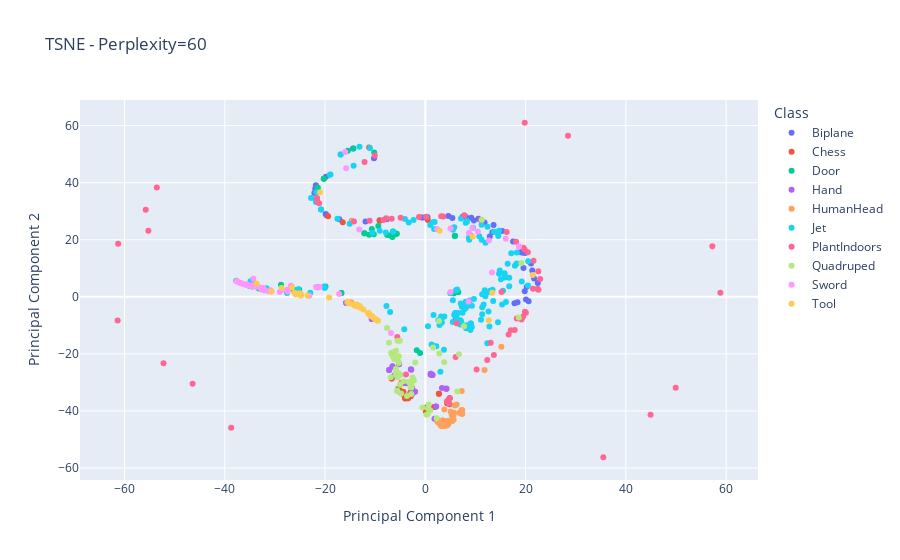

The cell this chart's notebook holds for it:
### Code cell
perplexity = 60
X_embedded = TSNE(n_components=2, learning_rate='auto',init='random', perplexity=perplexity).fit_transform(X)
tsne_df = pd.DataFrame(data=X_embedded, columns=['PCA1', 'PCA2'])
tsne_df['Class'] = Y['class']  # Add the class labels
subs = ["PlantIndoors","HumanHead","Chess","Sword","Biplane","Hand","Quadruped","Tool","Door","Jet"]
tsne_df['Name']=Y["mesh_name"]

plot_data2(tsne_df,"PCA1","PCA2",subset=subs, title=f"TSNE - Perplexity={perplexity}",html_filename="plot_tsne_selected_perplexity_60.html")

### Figure 1 — Plotly figure (JSON) as saved in the notebook; plotly's stock layout.template omitted (floating-point values rounded to 4 significant figures; data arrays with more than 128 entries replaced by an {"elided": "..."} marker saying what was removed)
{"data": [{"customdata": [["Biplane", "D00069.obj"], ["Biplane", "D00132.obj"], ["Biplane", "D00178.obj"], ["Biplane", "D00199.obj"], ["Biplane", "D00246.obj"], ["Biplane", "D00276.obj"], ["Biplane", "D00277.obj"], ["Biplane", "D00320.obj"], ["Biplane", "D00373.obj"], ["Biplane", "D00410.obj"], ["Biplane", "D00490.obj"], ["Biplane", "D00515.obj"], ["Biplane", "D00601.obj"], ["Biplane", "D00616.obj"], ["Biplane", "D00632.obj"], ["Biplane", "D00634.obj"], ["Biplane", "D00666.obj"], ["Biplane", "D00854.obj"], ["Biplane", "D00890.obj"], ["Biplane", "D00900.obj"], ["Biplane", "m1118.obj"], ["Biplane", "m1119.obj"], ["Biplane", "m1120.obj"], ["Biplane", "m1121.obj"], ["Biplane", "m1122.obj"], ["Biplane", "m1123.obj"], ["Biplane", "m1124.obj"], ["Biplane", "m1126.obj"], ["Biplane", "m1127.obj"], ["Biplane", "m1128.obj"], ["Biplane", "m1129.obj"], ["Biplane", "m1131.obj"], ["Biplane", "m1132.obj"], ["Biplane", "m1133.obj"], ["Biplane", "m1134.obj"], ["Biplane", "m1135.obj"], ["Biplane", "m1136.obj"], ["Biplane", "m1137.obj"], ["Biplane", "m1138.obj"], ["Biplane", "m1139.obj"], ["Biplane", "m1141.obj"], ["Biplane", "m1143.obj"], ["Biplane", "m1144.obj"], ["Biplane", "m1146.obj"]], "hovertemplate": "Class=%{customdata[0]}<br>Principal Component 1=%{x}<br>Principal Component 2=%{y}<br>Name=%{customdata[1]}<extra></extra>", "legendgroup": "Biplane", "marker": {"color": "#636efa", "symbol": "circle"}, "mode": "markers", "name": "Biplane", "orientation": "v", "showlegend": true, "type": "scatter", "x": [-10.23, 13.38, 11.81, 8.119, -21.95, 20.6, 0.429, 9.161, 20.23, 19.58, -7.674, 21.08, 22.44, 9.685, 20.08, 4.607, 17.79, -17.14, -14.41, -0.3306, -21.72, 19.94, -21.82, -22.13, 7.443, 19.44, -19.87, 21.34, 18.39, 18.99, 17.52, 19.83, -9.125, 21.7, 12.86, 5.401, 15.34, -19.7, 13.62, -11.92, 10.58, -19.82, -0.7792, 5.986], "xaxis": "x", "y": [48.56, 22.6, 26.08, 27.97, 37.87, -1.59, 28.01, 27.68, 3.496, 10.1, 27.18, 11.64, 4.794, 26.75, -0.9664, 28.29, -2.261, 27.18, 51.99, 27.79, 34.14, 15.34, 39.08, 36.42, 28.09, 15.45, 29.0, 9.204, -1.874, 15.68, 19.39, 1.94, 26.84, 6.407, 21.13, 27.62, 23.1, 28.55, 25.14, 26.43, 27.39, 42.05, 27.79, -8.28], "yaxis": "y"}, {"customdata": [["Chess", "D01017.obj"], ["Chess", "D01019.obj"], ["Chess", "D01021.obj"], ["Chess", "D01043.obj"], ["Chess", "D01045.obj"], ["Chess", "D01049.obj"], ["Chess", "D01053.obj"], ["Chess", "D01080.obj"], ["Chess", "D01081.obj"], ["Chess", "D01099.obj"], ["Chess", "D01105.obj"], ["Chess", "D01112.obj"], ["Chess", "D01123.obj"], ["Chess", "D01126.obj"], ["Chess", "D01130.obj"], ["Chess", "D01138.obj"], ["Chess", "D01145.obj"], ["Chess", "D01171.obj"], ["Chess", "D01186.obj"], ["Chess", "D01188.obj"], ["Chess", "m1589.obj"], ["Chess", "m1591.obj"], ["Chess", "m1593.obj"], ["Chess", "m1595.obj"], ["Chess", "m1596.obj"], ["Chess", "m1598.obj"], ["Chess", "m1599.obj"], ["Chess", "m1600.obj"], ["Chess", "m1601.obj"], ["Chess", "m1602.obj"], ["Chess", "m1603.obj"], ["Chess", "m1604.obj"], ["Chess", "m1605.obj"], ["Chess", "m1606.obj"], ["Chess", "m1607.obj"], ["Chess", "m1608.obj"], ["Chess", "m1609.obj"], ["Chess", "m1610.obj"], ["Chess", "m1611.obj"], ["Chess", "m1612.obj"], ["Chess", "m1613.obj"], ["Chess", "m1614.obj"]], "hovertemplate": "Class=%{customdata[0]}<br>Principal Component 1=%{x}<br>Principal Component 2=%{y}<br>Name=%{customdata[1]}<extra></extra>", "legendgroup": "Chess", "marker": {"color": "#EF553B", "symbol": "circle"}, "mode": "markers", "name": "Chess", "orientation": "v", "showlegend": true, "type": "scatter", "x": [0.1032, -3.814, -3.995, -6.699, -4.424, -4.873, 2.303, -2.935, 2.708, 1.767, -3.454, -2.946, -5.191, 0.03921, -4.151, -3.404, -5.143, 4.344, 0.2121, 4.834, -9.079, -11.2, 0.4978, -19.38, -16.47, -2.946, -2.934, -3.674, 2.708, -4.377, -6.699, -4.951, 2.305, 1.848, 0.03899, 4.864, 0.2535, 4.856, -4.037, -4.01, -3.454, -5.39], "xaxis": "x", "y": [-40.16, -34.81, -35.65, -28.66, -33.32, -33.56, -43.09, -34.83, -34.01, -38.61, -35.59, -33.67, -32.64, -38.86, -34.81, -35.29, -32.72, -37.35, -39.2, -35.59, 26.7, 52.32, 26.94, 28.21, 26.11, -33.67, -34.83, -34.97, -34.01, -33.38, -28.66, -33.46, -43.09, -38.63, -38.86, -35.61, -39.22, -37.69, -35.61, -35.0, -35.59, -32.28], "yaxis": "y"}, {"customdata": [["Door", "D01005.obj"], ["Door", "D01029.obj"], ["Door", "D01052.obj"], ["Door", "D01058.obj"], ["Door", "D01062.obj"], ["Door", "D01076.obj"], ["Door", "D01104.obj"], ["Door", "D01114.obj"], ["Door", "D01121.obj"], ["Door", "D01129.obj"], ["Door", "D01136.obj"], ["Door", "D01139.obj"], ["Door", "D01141.obj"], ["Door", "D01143.obj"], ["Door", "D01144.obj"], ["Door", "D01155.obj"], ["Door", "D01158.obj"], ["Door", "D01167.obj"], ["Door", "D01177.obj"], ["Door", "D01194.obj"], ["Door", "m1707.obj"], ["Door", "m1708.obj"], ["Door", "m1710.obj"], ["Door", "m1711.obj"], ["Door", "m1712.obj"], ["Door", "m1713.obj"], ["Door", "m1714.obj"], ["Door", "m1715.obj"], ["Door", "m1716.obj"], ["Door", "m1717.obj"], ["Door", "m1718.obj"], ["Door", "m1720.obj"], ["Door", "m1721.obj"], ["Door", "m1722.obj"], ["Door", "m1723.obj"], ["Door", "m1724.obj"], ["Door", "m1725.obj"], ["Door", "m1726.obj"], ["Door", "m1727.obj"], ["Door", "m1728.obj"], ["Door", "m1729.obj"], ["Door", "m1730.obj"], ["Door", "m1731.obj"], ["Door", "m1732.obj"]], "hovertemplate": "Class=%{customdata[0]}<br>Principal Component 1=%{x}<br>Principal Component 2=%{y}<br>Name=%{customdata[1]}<extra></extra>", "legendgroup": "Door", "marker": {"color": "#00cc96", "symbol": "circle"}, "mode": "markers", "name": "Door", "orientation": "v", "showlegend": true, "type": "scatter", "x": [-12.14, 5.711, -1.04, -6.25, -6.558, -5.975, -34.38, 6.588, -28.78, -15.45, -34.61, -10.19, 5.868, -7.604, -26.25, -21.46, -16.74, -25.58, -25.15, -37.7, 5.683, -10.27, -11.21, -26.82, -5.666, -12.14, -34.66, -1.707, 5.941, -6.369, -14.34, -35.15, -16.74, 6.462, -26.7, -6.982, -19.9, -21.46, -9.374, -33.2, -20.25, -20.25, -6.461, -10.67], "xaxis": "x", "y": [22.32, 1.238, -19.66, 22.45, 20.97, 21.89, 5.542, 1.62, 4.197, 51.24, 3.61, 50.58, 21.35, 21.62, 2.451, 38.23, 1.319, 2.218, 2.534, 5.593, 1.216, 21.96, 21.72, 3.175, 22.09, 22.32, 5.42, -18.77, 21.39, 22.83, 52.03, 3.87, 1.319, 1.69, 3.552, 21.47, 3.575, 38.23, 24.85, 2.879, 41.38, 41.38, 22.93, 23.8], "yaxis": "y"}, {"customdata": [["Hand", "D01006.obj"], ["Hand", "D01020.obj"], ["Hand", "D01022.obj"], ["Hand", "D01024.obj"], ["Hand", "D01041.obj"], ["Hand", "D01060.obj"], ["Hand", "D01074.obj"], ["Hand", "D01093.obj"], ["Hand", "D01097.obj"], ["Hand", "D01106.obj"], ["Hand", "D01117.obj"], ["Hand", "D01118.obj"], ["Hand", "D01153.obj"], ["Hand", "D01162.obj"], ["Hand", "D01170.obj"], ["Hand", "D01172.obj"], ["Hand", "D01193.obj"], ["Hand", "D01197.obj"], ["Hand", "D01198.obj"], ["Hand", "D01200.obj"], ["Hand", "m323.obj"], ["Hand", "m324.obj"], ["Hand", "m325.obj"], ["Hand", "m326.obj"], ["Hand", "m327.obj"], ["Hand", "m328.obj"], ["Hand", "m329.obj"], ["Hand", "m330.obj"], ["Hand", "m331.obj"], ["Hand", "m332.obj"], ["Hand", "m333.obj"], ["Hand", "m334.obj"], ["Hand", "m335.obj"], ["Hand", "m336.obj"], ["Hand", "m337.obj"], ["Hand", "m338.obj"], ["Hand", "m339.obj"]], "hovertemplate": "Class=%{customdata[0]}<br>Principal Component 1=%{x}<br>Principal Component 2=%{y}<br>Name=%{customdata[1]}<extra></extra>", "legendgroup": "Hand", "marker": {"color": "#ab63fa", "symbol": "circle"}, "mode": "markers", "name": "Hand", "orientation": "v", "showlegend": true, "type": "scatter", "x": [2.14, 3.326, -2.627, -2.887, 1.424, 1.099, -2.04, 1.06, -4.53, -15.8, -6.18, -3.868, -6.538, 3.94, -5.233, -7.203, -2.653, 4.2, -10.68, 4.202, -7.205, -6.538, 1.424, 1.099, -2.62, -6.18, -4.529, -2.766, -2.117, 3.936, 1.841, -2.798, 2.14, -3.793, -10.68, -5.214, -15.8], "xaxis": "x", "y": [-38.44, -31.94, -32.01, -25.42, -27.43, -26.97, -33.32, -27.36, -30.31, -2.103, -27.71, -30.15, -24.4, -43.8, -23.57, -25.71, -33.91, -32.14, -7.75, -32.34, -25.68, -24.39, -27.43, -26.97, -33.95, -27.72, -30.31, -31.95, -33.25, -43.81, -42.8, -25.59, -38.44, -30.29, -7.75, -23.64, -2.103], "yaxis": "y"}, {"customdata": [["HumanHead", "D00013.obj"], ["HumanHead", "D00061.obj"], ["HumanHead", "D00072.obj"], ["HumanHead", "D00106.obj"], ["HumanHead", "D00131.obj"], ["HumanHead", "D00205.obj"], ["HumanHead", "D00313.obj"], ["HumanHead", "D00434.obj"], ["HumanHead", "D00487.obj"], ["HumanHead", "D00488.obj"], ["HumanHead", "D00566.obj"], ["HumanHead", "D00578.obj"], ["HumanHead", "D00591.obj"], ["HumanHead", "D00610.obj"], ["HumanHead", "D00629.obj"], ["HumanHead", "D00653.obj"], ["HumanHead", "D00690.obj"], ["HumanHead", "D00758.obj"], ["HumanHead", "D00910.obj"], ["HumanHead", "D00984.obj"], ["HumanHead", "m340.obj"], ["HumanHead", "m341.obj"], ["HumanHead", "m342.obj"], ["HumanHead", "m343.obj"], ["HumanHead", "m344.obj"], ["HumanHead", "m345.obj"], ["HumanHead", "m346.obj"], ["HumanHead", "m347.obj"], ["HumanHead", "m348.obj"], ["HumanHead", "m349.obj"], ["HumanHead", "m350.obj"], ["HumanHead", "m351.obj"], ["HumanHead", "m352.obj"], ["HumanHead", "m353.obj"], ["HumanHead", "m354.obj"], ["HumanHead", "m355.obj"], ["HumanHead", "m356.obj"], ["HumanHead", "m357.obj"], ["HumanHead", "m358.obj"], ["HumanHead", "m359.obj"], ["HumanHead", "m360.obj"], ["HumanHead", "m361.obj"], ["HumanHead", "m362.obj"], ["HumanHead", "m363.obj"], ["HumanHead", "m364.obj"], ["HumanHead", "m365.obj"], ["HumanHead", "m367.obj"], ["HumanHead", "m368.obj"], ["HumanHead", "m369.obj"], ["HumanHead", "m370.obj"]], "hovertemplate": "Class=%{customdata[0]}<br>Principal Component 1=%{x}<br>Principal Component 2=%{y}<br>Name=%{customdata[1]}<extra></extra>", "legendgroup": "HumanHead", "marker": {"color": "#FFA15A", "symbol": "circle"}, "mode": "markers", "name": "HumanHead", "orientation": "v", "showlegend": true, "type": "scatter", "x": [11.81, -14.79, 7.212, 7.264, 7.183, 6.797, 7.348, 4.488, 5.378, 7.353, 3.679, 7.162, 7.158, 5.467, 5.321, 5.727, 5.055, 5.617, 7.258, 6.247, 4.258, 3.1, -14.7, 3.2, 3.805, 15.17, 3.019, 5.921, 4.396, 5.655, 4.207, 3.488, 4.671, 3.975, 2.443, 2.658, 3.788, 3.956, 3.446, 3.123, 3.53, 3.229, 5.291, 3.488, 2.812, 3.143, 2.442, 3.619, 4.099, 4.394], "xaxis": "x", "y": [-25.71, -1.943, -40.21, -33.01, -40.9, -40.65, -41.07, -43.49, -43.57, -39.74, -44.88, -40.68, -40.68, -42.06, -43.33, -40.65, -40.31, -41.61, -39.73, -37.75, -44.29, -44.7, 26.68, -44.09, -39.51, -17.48, -44.51, -38.12, -45.01, -43.03, -44.15, -44.9, -44.44, -45.17, -43.5, -44.23, -45.21, -44.58, -43.31, -45.17, -45.09, -45.3, -41.56, -44.09, -44.13, -45.05, -43.82, -44.27, -45.12, -44.65], "yaxis": "y"}, {"customdata": {"elided": "143x2 str values"}, "hovertemplate": "Class=%{customdata[0]}<br>Principal Component 1=%{x}<br>Principal Component 2=%{y}<br>Name=%{customdata[1]}<extra></extra>", "legendgroup": "Jet", "marker": {"color": "#19d3f3", "symbol": "circle"}, "mode": "markers", "name": "Jet", "orientation": "v", "showlegend": true, "type": "scatter", "x": {"elided": "143 float values"}, "xaxis": "x", "y": {"elided": "143 float values"}, "yaxis": "y"}, {"customdata": {"elided": "65x2 str values"}, "hovertemplate": "Class=%{customdata[0]}<br>Principal Component 1=%{x}<br>Principal Component 2=%{y}<br>Name=%{customdata[1]}<extra></extra>", "legendgroup": "PlantIndoors", "marker": {"color": "#FF6692", "symbol": "circle"}, "mode": "markers", "name": "PlantIndoors", "orientation": "v", "showlegend": true, "type": "scatter", "x": [-38.71, 35.5, 22.54, 12.36, 57.25, 44.93, 19.83, -46.41, 28.47, 49.94, -55.23, 0.1726, -53.55, 58.85, -55.76, -61.26, 13.04, 19.28, -61.36, -52.21, 13.68, 16.61, -21.6, -1.258, 22.91, 18.23, 19.57, -7.823, 21.59, 3.585, -10.07, 21.48, 7.786, -11.1, -21.19, -12.11, 15.2, -8.362, 19.87, -4.928, 6.241, 11.11, 20.45, 16.24, 19.51, 19.83, -14.22, 10.23, 17.04, 22.38, -4.755, 6.045, 18.11, -6.699, -21.55, 17.84, 19.17, 20.07, -5.59, 4.748, 4.787, 3.168, 22.57, -3.856, 4.305], "xaxis": "x", "y": [-45.94, -56.26, 8.911, -22.12, 17.69, -41.33, 61.02, -30.45, 56.49, -31.87, 23.12, 28.02, 38.33, 1.437, 30.55, 18.6, -16.13, -7.531, -8.338, -23.32, -20.43, -13.21, 34.66, 27.95, 6.268, -7.618, 17.16, 27.53, 12.6, 28.11, 49.55, 2.79, 28.59, 26.63, 32.79, 47.25, 1.684, 26.96, -5.206, 27.7, -9.244, 26.94, 15.6, 22.7, -6.916, 16.62, 26.36, -25.48, -11.71, 2.808, -30.15, -21.07, 19.27, 27.33, 33.55, -11.64, -7.955, -5.629, -14.1, -37.44, -35.72, 28.24, 2.496, -27.21, -36.58], "yaxis": "y"}, {"customdata": [["Quadruped", "D00111.obj"], ["Quadruped", "D00150.obj"], ["Quadruped", "D00218.obj"], ["Quadruped", "D00226.obj"], ["Quadruped", "D00261.obj"], ["Quadruped", "D00326.obj"], ["Quadruped", "D00380.obj"], ["Quadruped", "D00409.obj"], ["Quadruped", "D00508.obj"], ["Quadruped", "D00509.obj"], ["Quadruped", "D00583.obj"], ["Quadruped", "D00663.obj"], ["Quadruped", "D00700.obj"], ["Quadruped", "D00757.obj"], ["Quadruped", "D00794.obj"], ["Quadruped", "D00795.obj"], ["Quadruped", "D00831.obj"], ["Quadruped", "D00841.obj"], ["Quadruped", "D00867.obj"], ["Quadruped", "D00934.obj"], ["Quadruped", "m100.obj"], ["Quadruped", "m101.obj"], ["Quadruped", "m102.obj"], ["Quadruped", "m103.obj"], ["Quadruped", "m104.obj"], ["Quadruped", "m105.obj"], ["Quadruped", "m106.obj"], ["Quadruped", "m107.obj"], ["Quadruped", "m108.obj"], ["Quadruped", "m109.obj"], ["Quadruped", "m110.obj"], ["Quadruped", "m111.obj"], ["Quadruped", "m112.obj"], ["Quadruped", "m273.obj"], ["Quadruped", "m274.obj"], ["Quadruped", "m275.obj"], ["Quadruped", "m276.obj"], ["Quadruped", "m277.obj"], ["Quadruped", "m278.obj"], ["Quadruped", "m279.obj"], ["Quadruped", "m280.obj"], ["Quadruped", "m281.obj"], ["Quadruped", "m282.obj"], ["Quadruped", "m86.obj"], ["Quadruped", "m87.obj"], ["Quadruped", "m88.obj"], ["Quadruped", "m89.obj"], ["Quadruped", "m90.obj"], ["Quadruped", "m91.obj"], ["Quadruped", "m92.obj"], ["Quadruped", "m93.obj"], ["Quadruped", "m95.obj"], ["Quadruped", "m96.obj"], ["Quadruped", "m97.obj"], ["Quadruped", "m98.obj"], ["Quadruped", "m99.obj"]], "hovertemplate": "Class=%{customdata[0]}<br>Principal Component 1=%{x}<br>Principal Component 2=%{y}<br>Name=%{customdata[1]}<extra></extra>", "legendgroup": "Quadruped", "marker": {"color": "#B6E880", "symbol": "circle"}, "mode": "markers", "name": "Quadruped", "orientation": "v", "showlegend": true, "type": "scatter", "x": [-4.816, 18.65, -6.895, -5.575, -5.628, -6.169, -5.926, -6.848, -5.807, -7.644, -2.018, -5.066, -6.339, -2.79, -7.231, 2.793, -2.779, -5.266, -2.537, -2.748, 0.4515, 11.28, 0.2496, 1.543, -5.845, -5.713, -5.495, -6.175, -6.611, 6.367, 1.002, -0.567, 2.266, -5.273, -4.354, -5.951, -15.26, -5.044, 2.743, 19.16, -5.531, -6.335, 0.657, 7.723, -2.278, -5.793, 3.775, 0.5242, -2.99, -3.296, 6.713, -5.341, -6.462, -4.98, -5.507, -3.662], "xaxis": "x", "y": [-33.94, -7.277, -28.21, -33.08, -32.82, -21.54, -26.75, -19.67, -18.89, -10.95, -23.03, -15.41, -19.35, -34.09, -16.1, -19.92, -31.77, -20.86, -28.31, -30.67, -41.18, 27.02, -41.34, -17.76, -25.21, -26.89, -22.41, -21.78, -20.09, -33.23, -39.86, -38.78, -42.63, -23.2, -29.65, -21.19, -2.291, -30.8, -8.486, 11.81, -15.43, -19.97, -37.72, -10.35, -29.33, -27.35, -22.97, -39.05, -31.48, -29.85, -20.19, -26.81, -20.97, -27.3, -28.23, -34.78], "yaxis": "y"}, {"customdata": [["Sword", "D00066.obj"], ["Sword", "D00071.obj"], ["Sword", "D00133.obj"], ["Sword", "D00149.obj"], ["Sword", "D00162.obj"], ["Sword", "D00177.obj"], ["Sword", "D00195.obj"], ["Sword", "D00249.obj"], ["Sword", "D00356.obj"], ["Sword", "D00484.obj"], ["Sword", "D00513.obj"], ["Sword", "D00540.obj"], ["Sword", "D00635.obj"], ["Sword", "D00712.obj"], ["Sword", "D00807.obj"], ["Sword", "D00812.obj"], ["Sword", "D00906.obj"], ["Sword", "D00916.obj"], ["Sword", "D00992.obj"], ["Sword", "m687.obj"], ["Sword", "m688.obj"], ["Sword", "m689.obj"], ["Sword", "m690.obj"], ["Sword", "m691.obj"], ["Sword", "m692.obj"], ["Sword", "m693.obj"], ["Sword", "m694.obj"], ["Sword", "m695.obj"], ["Sword", "m696.obj"], ["Sword", "m697.obj"], ["Sword", "m698.obj"], ["Sword", "m699.obj"], ["Sword", "m700.obj"], ["Sword", "m701.obj"], ["Sword", "m702.obj"], ["Sword", "m703.obj"], ["Sword", "m704.obj"], ["Sword", "m705.obj"], ["Sword", "m707.obj"], ["Sword", "m709.obj"], ["Sword", "m710.obj"], ["Sword", "m711.obj"], ["Sword", "m712.obj"], ["Sword", "m713.obj"], ["Sword", "m714.obj"], ["Sword", "m715.obj"], ["Sword", "m716.obj"], ["Sword", "m717.obj"], ["Sword", "m718.obj"], ["Sword", "m719.obj"], ["Sword", "m720.obj"], ["Sword", "m721.obj"]], "hovertemplate": "Class=%{customdata[0]}<br>Principal Component 1=%{x}<br>Principal Component 2=%{y}<br>Name=%{customdata[1]}<extra></extra>", "legendgroup": "Sword", "marker": {"color": "#FF97FF", "symbol": "circle"}, "mode": "markers", "name": "Sword", "orientation": "v", "showlegend": true, "type": "scatter", "x": [-13.19, 5.034, 8.702, -30.67, -35.54, 13.3, -15.79, -21.81, 16.04, -33.01, -26.82, -35.0, -27.44, -33.85, -36.44, -35.47, 12.68, -36.93, 9.382, -31.22, 8.623, -17.2, 5.035, -32.3, -35.57, -35.35, -27.57, 10.48, 18.68, -37.61, -28.62, -29.03, -32.65, -37.08, -34.46, -36.4, -35.56, -21.1, -32.54, -32.93, 2.346, -30.88, -35.91, -34.69, -37.61, 18.68, -34.19, -15.98, -34.31, -6.85, -32.03, -23.15], "xaxis": "x", "y": [23.55, 1.681, 22.4, 1.871, 4.301, 8.546, 45.04, 3.454, 20.32, 3.217, 3.828, 3.864, 1.87, 3.556, 4.57, 4.12, 19.7, 4.872, 24.15, 1.934, -1.658, 0.9777, 23.94, 2.98, 4.169, 4.02, 2.462, 22.88, 17.59, 5.462, 2.415, 1.672, 2.584, 4.998, 4.086, 4.552, 4.134, 3.448, 3.052, 3.198, 23.79, 2.256, 4.352, 3.737, 5.462, 17.59, 3.686, 50.79, 6.327, -12.69, 2.241, 0.327], "yaxis": "y"}, {"customdata": [["Tool", "D01003.obj"], ["Tool", "D01012.obj"], ["Tool", "D01040.obj"], ["Tool", "D01044.obj"], ["Tool", "D01069.obj"], ["Tool", "D01084.obj"], ["Tool", "D01086.obj"], ["Tool", "D01111.obj"], ["Tool", "D01113.obj"], ["Tool", "D01127.obj"], ["Tool", "D01131.obj"], ["Tool", "D01140.obj"], ["Tool", "D01142.obj"], ["Tool", "D01148.obj"], ["Tool", "D01152.obj"], ["Tool", "D01154.obj"], ["Tool", "D01156.obj"], ["Tool", "D01159.obj"], ["Tool", "D01165.obj"], ["Tool", "D01176.obj"], ["Tool", "m1099.obj"], ["Tool", "m1100.obj"], ["Tool", "m1101.obj"], ["Tool", "m1102.obj"], ["Tool", "m1103.obj"], ["Tool", "m1104.obj"], ["Tool", "m1105.obj"], ["Tool", "m1106.obj"], ["Tool", "m1107.obj"], ["Tool", "m1108.obj"], ["Tool", "m1109.obj"], ["Tool", "m1110.obj"], ["Tool", "m1111.obj"], ["Tool", "m1112.obj"], ["Tool", "m1113.obj"], ["Tool", "m1114.obj"], ["Tool", "m1115.obj"], ["Tool", "m1116.obj"], ["Tool", "m1117.obj"], ["Tool", "m589.obj"], ["Tool", "m590.obj"], ["Tool", "m591.obj"]], "hovertemplate": "Class=%{customdata[0]}<br>Principal Component 1=%{x}<br>Principal Component 2=%{y}<br>Name=%{customdata[1]}<extra></extra>", "legendgroup": "Tool", "marker": {"color": "#FECB52", "symbol": "circle"}, "mode": "markers", "name": "Tool", "orientation": "v", "showlegend": true, "type": "scatter", "x": [-14.94, -12.81, -10.41, -10.67, -9.427, -10.84, -13.82, -13.07, -13.98, -9.575, -11.18, -10.1, -11.3, -12.36, -13.1, -9.892, -11.32, -11.39, -13.63, -14.07, -26.6, 9.443, -30.71, -33.67, -24.9, -26.1, -25.26, -21.0, -25.75, -28.67, -11.04, -13.73, -15.55, 2.835, -13.96, -24.8, -19.2, -25.86, -23.52, 21.43, 12.65, 13.34], "xaxis": "x", "y": [-2.425, -3.95, -7.167, -6.727, -8.437, -6.736, -3.071, -3.69, -2.977, -8.275, -6.185, -7.67, -5.552, -4.451, -3.271, -7.938, -5.734, -5.701, -2.737, -3.044, 3.218, 21.05, 1.82, 4.688, 1.278, 1.419, 1.023, 36.65, 1.116, 3.1, -6.483, -3.329, -1.81, 23.14, -2.926, 0.4928, -0.2601, 0.812, 0.4538, 7.681, -8.216, 1.419], "yaxis": "y"}], "layout": {"legend": {"title": {"text": "Class"}, "tracegroupgap": 0}, "title": {"text": "TSNE - Perplexity=60"}, "xaxis": {"anchor": "y", "domain": [0, 1], "title": {"text": "Principal Component 1"}}, "yaxis": {"anchor": "x", "domain": [0, 1], "title": {"text": "Principal Component 2"}}}}
